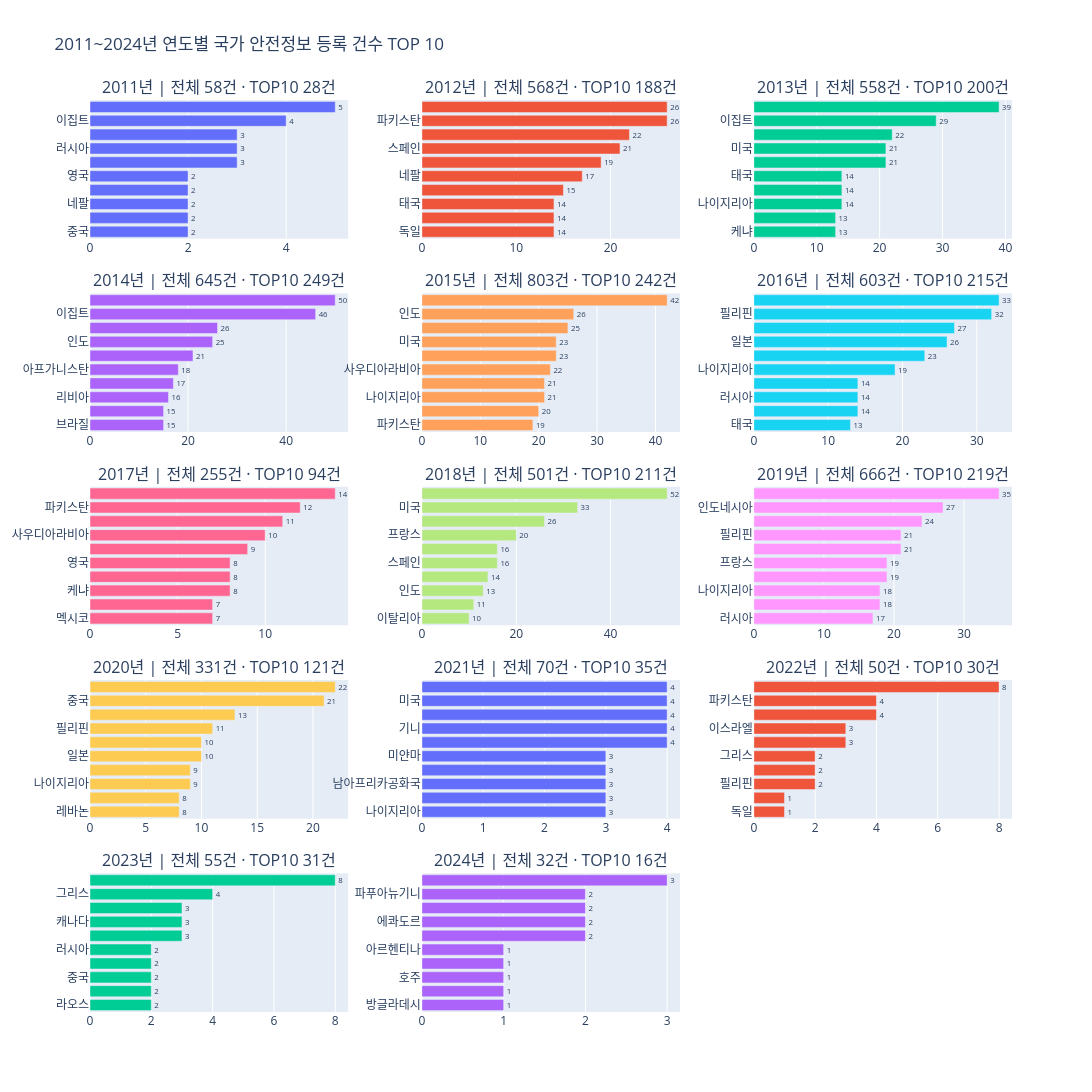

Notebook code cell kept with this figure:
### Code cell
from plotly.subplots import make_subplots
import plotly.graph_objects as go

years = sorted(safety_info_stats["year"].unique())
years = [year for year in years if year >= 2011]

# 각 연도별 제목 만들기
subplot_titles = []

for year in years:
    year_data = safety_info_stats[
        safety_info_stats["year"] == year
    ]

    # 해당 연도 전체 안전정보 건수
    total_count = year_data["count"].sum()

    # 해당 연도 TOP 10 안전정보 건수
    top10_count = (
        year_data
        .nlargest(10, "count")["count"]
        .sum()
    )

    subplot_titles.append(
        f"{year}년 | 전체 {total_count}건 · TOP10 {top10_count}건"
    )


fig = make_subplots(
    rows=5,
    cols=3,
    subplot_titles=subplot_titles,
    vertical_spacing=0.06,
    horizontal_spacing=0.08
)


for i, year in enumerate(years):
    row = i // 3 + 1
    col = i % 3 + 1

    top10 = (
        safety_info_stats[safety_info_stats["year"] == year]
        .sort_values("count", ascending=False)
        .head(10)
        .sort_values("count", ascending=True)
    )

    fig.add_trace(
        go.Bar(
            x=top10["count"],
            y=top10["country_kr"],
            orientation="h",
            text=top10["count"],
            textposition="outside",
            showlegend=False
        ),
        row=row,
        col=col
    )

fig.update_layout(
    height=1800,
    width=1200,
    title="2011~2024년 연도별 국가 안전정보 등록 건수 TOP 10",
    showlegend=False
)

fig.show()


# 폴더 생성 후 이미지 저장

from pathlib import Path

Path("../outputs/charts").mkdir(parents=True, exist_ok=True)

fig.write_image(
    "../outputs/charts/safety_info_top10_by_year.png",
    width=1200,
    height=1800,
    scale=2
)

### Figure 1 — Plotly figure (JSON) as saved in the notebook; plotly's stock layout.template omitted (floating-point values rounded to 4 significant figures)
{"data": [{"orientation": "h", "showlegend": false, "text": [2.0, 2.0, 2.0, 2.0, 2.0, 3.0, 3.0, 3.0, 4.0, 5.0], "textposition": "outside", "type": "bar", "x": [2, 2, 2, 2, 2, 3, 3, 3, 4, 5], "xaxis": "x", "y": ["중국", "볼리비아", "네팔", "일본", "영국", "예멘", "러시아", "필리핀", "이집트", "태국"], "yaxis": "y"}, {"orientation": "h", "showlegend": false, "text": [14.0, 14.0, 14.0, 15.0, 17.0, 19.0, 21.0, 22.0, 26.0, 26.0], "textposition": "outside", "type": "bar", "x": [14, 14, 14, 15, 17, 19, 21, 22, 26, 26], "xaxis": "x2", "y": ["독일", "알제리", "태국", "예멘", "네팔", "이집트", "스페인", "중국", "파키스탄", "케냐"], "yaxis": "y2"}, {"orientation": "h", "showlegend": false, "text": [13.0, 13.0, 14.0, 14.0, 14.0, 21.0, 21.0, 22.0, 29.0, 39.0], "textposition": "outside", "type": "bar", "x": [13, 13, 14, 14, 14, 21, 21, 22, 29, 39], "xaxis": "x3", "y": ["케냐", "파키스탄", "나이지리아", "과테말라", "태국", "러시아", "미국", "인도", "이집트", "중국"], "yaxis": "y3"}, {"orientation": "h", "showlegend": false, "text": [15.0, 15.0, 16.0, 17.0, 18.0, 21.0, 25.0, 26.0, 46.0, 50.0], "textposition": "outside", "type": "bar", "x": [15, 15, 16, 17, 18, 21, 25, 26, 46, 50], "xaxis": "x4", "y": ["브라질", "필리핀", "리비아", "러시아", "아프가니스탄", "튀르키예", "인도", "나이지리아", "이집트", "태국"], "yaxis": "y4"}, {"orientation": "h", "showlegend": false, "text": [19.0, 20.0, 21.0, 21.0, 22.0, 23.0, 23.0, 25.0, 26.0, 42.0], "textposition": "outside", "type": "bar", "x": [19, 20, 21, 21, 22, 23, 23, 25, 26, 42], "xaxis": "x5", "y": ["파키스탄", "튀르키예", "나이지리아", "남아프리카공화국", "사우디아라비아", "중국", "미국", "이집트", "인도", "아프가니스탄"], "yaxis": "y5"}, {"orientation": "h", "showlegend": false, "text": [13.0, 14.0, 14.0, 14.0, 19.0, 23.0, 26.0, 27.0, 32.0, 33.0], "textposition": "outside", "type": "bar", "x": [13, 14, 14, 14, 19, 23, 26, 27, 32, 33], "xaxis": "x6", "y": ["태국", "인도네시아", "러시아", "파키스탄", "나이지리아", "미국", "일본", "중국", "필리핀", "튀르키예"], "yaxis": "y6"}, {"orientation": "h", "showlegend": false, "text": [7.0, 7.0, 8.0, 8.0, 8.0, 9.0, 10.0, 11.0, 12.0, 14.0], "textposition": "outside", "type": "bar", "x": [7, 7, 8, 8, 8, 9, 10, 11, 12, 14], "xaxis": "x7", "y": ["멕시코", "중국", "케냐", "필리핀", "영국", "스페인", "사우디아라비아", "튀르키예", "파키스탄", "미국"], "yaxis": "y7"}, {"orientation": "h", "showlegend": false, "text": [10.0, 11.0, 13.0, 14.0, 16.0, 16.0, 20.0, 26.0, 33.0, 52.0], "textposition": "outside", "type": "bar", "x": [10, 11, 13, 14, 16, 16, 20, 26, 33, 52], "xaxis": "x8", "y": ["이탈리아", "짐바브웨", "인도", "나이지리아", "스페인", "중국", "프랑스", "인도네시아", "미국", "일본"], "yaxis": "y8"}, {"orientation": "h", "showlegend": false, "text": [17.0, 18.0, 18.0, 19.0, 19.0, 21.0, 21.0, 24.0, 27.0, 35.0], "textposition": "outside", "type": "bar", "x": [17, 18, 18, 19, 19, 21, 21, 24, 27, 35], "xaxis": "x9", "y": ["러시아", "중국", "나이지리아", "페루", "프랑스", "이탈리아", "필리핀", "일본", "인도네시아", "미국"], "yaxis": "y9"}, {"orientation": "h", "showlegend": false, "text": [8.0, 8.0, 9.0, 9.0, 10.0, 10.0, 11.0, 13.0, 21.0, 22.0], "textposition": "outside", "type": "bar", "x": [8, 8, 9, 9, 10, 10, 11, 13, 21, 22], "xaxis": "x10", "y": ["레바논", "독일", "나이지리아", "영국", "일본", "이탈리아", "필리핀", "인도", "중국", "미국"], "yaxis": "y10"}, {"orientation": "h", "showlegend": false, "text": [3.0, 3.0, 3.0, 3.0, 3.0, 4.0, 4.0, 4.0, 4.0, 4.0], "textposition": "outside", "type": "bar", "x": [3, 3, 3, 3, 3, 4, 4, 4, 4, 4], "xaxis": "x11", "y": ["나이지리아", "프랑스", "남아프리카공화국", "파푸아뉴기니", "미얀마", "레바논", "기니", "아이티", "미국", "일본"], "yaxis": "y11"}, {"orientation": "h", "showlegend": false, "text": [1.0, 1.0, 2.0, 2.0, 2.0, 3.0, 3.0, 4.0, 4.0, 8.0], "textposition": "outside", "type": "bar", "x": [1, 1, 2, 2, 2, 3, 3, 4, 4, 8], "xaxis": "x12", "y": ["독일", "볼리비아", "필리핀", "미국", "그리스", "이란", "이스라엘", "카자흐스탄", "파키스탄", "우크라이나"], "yaxis": "y12"}, {"orientation": "h", "showlegend": false, "text": [2.0, 2.0, 2.0, 2.0, 2.0, 3.0, 3.0, 3.0, 4.0, 8.0], "textposition": "outside", "type": "bar", "x": [2, 2, 2, 2, 2, 3, 3, 3, 4, 8], "xaxis": "x13", "y": ["라오스", "튀니지", "중국", "필리핀", "러시아", "페루", "캐나다", "일본", "그리스", "이스라엘"], "yaxis": "y13"}, {"orientation": "h", "showlegend": false, "text": [1.0, 1.0, 1.0, 1.0, 1.0, 2.0, 2.0, 2.0, 2.0, 3.0], "textposition": "outside", "type": "bar", "x": [1, 1, 1, 1, 1, 2, 2, 2, 2, 3], "xaxis": "x14", "y": ["방글라데시", "볼리비아", "호주", "쿠바", "아르헨티나", "독일", "에콰도르", "중국", "파푸아뉴기니", "칠레"], "yaxis": "y14"}], "layout": {"annotations": [{"font": {"size": 16}, "showarrow": false, "text": "2011년 | 전체 58건 · TOP10 28건", "x": 0.14, "xanchor": "center", "xref": "paper", "y": 1, "yanchor": "bottom", "yref": "paper"}, {"font": {"size": 16}, "showarrow": false, "text": "2012년 | 전체 568건 · TOP10 188건", "x": 0.5, "xanchor": "center", "xref": "paper", "y": 1, "yanchor": "bottom", "yref": "paper"}, {"font": {"size": 16}, "showarrow": false, "text": "2013년 | 전체 558건 · TOP10 200건", "x": 0.86, "xanchor": "center", "xref": "paper", "y": 1, "yanchor": "bottom", "yref": "paper"}, {"font": {"size": 16}, "showarrow": false, "text": "2014년 | 전체 645건 · TOP10 249건", "x": 0.14, "xanchor": "center", "xref": "paper", "y": 0.788, "yanchor": "bottom", "yref": "paper"}, {"font": {"size": 16}, "showarrow": false, "text": "2015년 | 전체 803건 · TOP10 242건", "x": 0.5, "xanchor": "center", "xref": "paper", "y": 0.788, "yanchor": "bottom", "yref": "paper"}, {"font": {"size": 16}, "showarrow": false, "text": "2016년 | 전체 603건 · TOP10 215건", "x": 0.86, "xanchor": "center", "xref": "paper", "y": 0.788, "yanchor": "bottom", "yref": "paper"}, {"font": {"size": 16}, "showarrow": false, "text": "2017년 | 전체 255건 · TOP10 94건", "x": 0.14, "xanchor": "center", "xref": "paper", "y": 0.576, "yanchor": "bottom", "yref": "paper"}, {"font": {"size": 16}, "showarrow": false, "text": "2018년 | 전체 501건 · TOP10 211건", "x": 0.5, "xanchor": "center", "xref": "paper", "y": 0.576, "yanchor": "bottom", "yref": "paper"}, {"font": {"size": 16}, "showarrow": false, "text": "2019년 | 전체 666건 · TOP10 219건", "x": 0.86, "xanchor": "center", "xref": "paper", "y": 0.576, "yanchor": "bottom", "yref": "paper"}, {"font": {"size": 16}, "showarrow": false, "text": "2020년 | 전체 331건 · TOP10 121건", "x": 0.14, "xanchor": "center", "xref": "paper", "y": 0.364, "yanchor": "bottom", "yref": "paper"}, {"font": {"size": 16}, "showarrow": false, "text": "2021년 | 전체 70건 · TOP10 35건", "x": 0.5, "xanchor": "center", "xref": "paper", "y": 0.364, "yanchor": "bottom", "yref": "paper"}, {"font": {"size": 16}, "showarrow": false, "text": "2022년 | 전체 50건 · TOP10 30건", "x": 0.86, "xanchor": "center", "xref": "paper", "y": 0.364, "yanchor": "bottom", "yref": "paper"}, {"font": {"size": 16}, "showarrow": false, "text": "2023년 | 전체 55건 · TOP10 31건", "x": 0.14, "xanchor": "center", "xref": "paper", "y": 0.152, "yanchor": "bottom", "yref": "paper"}, {"font": {"size": 16}, "showarrow": false, "text": "2024년 | 전체 32건 · TOP10 16건", "x": 0.5, "xanchor": "center", "xref": "paper", "y": 0.152, "yanchor": "bottom", "yref": "paper"}], "height": 1800, "showlegend": false, "title": {"text": "2011~2024년 연도별 국가 안전정보 등록 건수 TOP 10"}, "width": 1200, "xaxis": {"anchor": "y", "domain": [0, 0.28]}, "xaxis10": {"anchor": "y10", "domain": [0, 0.28]}, "xaxis11": {"anchor": "y11", "domain": [0.36, 0.64]}, "xaxis12": {"anchor": "y12", "domain": [0.72, 1]}, "xaxis13": {"anchor": "y13", "domain": [0, 0.28]}, "xaxis14": {"anchor": "y14", "domain": [0.36, 0.64]}, "xaxis15": {"anchor": "y15", "domain": [0.72, 1]}, "xaxis2": {"anchor": "y2", "domain": [0.36, 0.64]}, "xaxis3": {"anchor": "y3", "domain": [0.72, 1]}, "xaxis4": {"anchor": "y4", "domain": [0, 0.28]}, "xaxis5": {"anchor": "y5", "domain": [0.36, 0.64]}, "xaxis6": {"anchor": "y6", "domain": [0.72, 1]}, "xaxis7": {"anchor": "y7", "domain": [0, 0.28]}, "xaxis8": {"anchor": "y8", "domain": [0.36, 0.64]}, "xaxis9": {"anchor": "y9", "domain": [0.72, 1]}, "yaxis": {"anchor": "x", "domain": [0.848, 1]}, "yaxis10": {"anchor": "x10", "domain": [0.212, 0.364]}, "yaxis11": {"anchor": "x11", "domain": [0.212, 0.364]}, "yaxis12": {"anchor": "x12", "domain": [0.212, 0.364]}, "yaxis13": {"anchor": "x13", "domain": [0, 0.152]}, "yaxis14": {"anchor": "x14", "domain": [0, 0.152]}, "yaxis15": {"anchor": "x15", "domain": [0, 0.152]}, "yaxis2": {"anchor": "x2", "domain": [0.848, 1]}, "yaxis3": {"anchor": "x3", "domain": [0.848, 1]}, "yaxis4": {"anchor": "x4", "domain": [0.636, 0.788]}, "yaxis5": {"anchor": "x5", "domain": [0.636, 0.788]}, "yaxis6": {"anchor": "x6", "domain": [0.636, 0.788]}, "yaxis7": {"anchor": "x7", "domain": [0.424, 0.576]}, "yaxis8": {"anchor": "x8", "domain": [0.424, 0.576]}, "yaxis9": {"anchor": "x9", "domain": [0.424, 0.576]}}}
